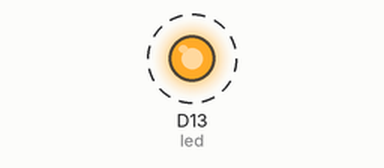
Recording of a program running on a simulated CircuitPython board. Shown: output pins drawn as LEDs (lit = HIGH). Dashed ring = blinking. No radio messages arrive unless stated (any console line starting 'radio sent:' is added by the test bench); what the program prints to the serial console is not drawn.

Above: at 0.5 s.
Timing chart, 0 to 4.7 s (numbered marks = the images above):
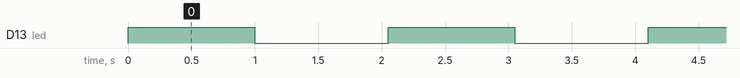

The program:

sender.py
```python
import board
import busio
import digitalio
import time

spi = busio.SPI(board.SCK, MOSI=board.MOSI, MISO=board.MISO)
cs = digitalio.DigitalInOut(board.RFM9X_CS)
reset = digitalio.DigitalInOut(board.RFM9X_RST)
import adafruit_rfm9x
r = adafruit_rfm9x.RFM9x(spi, cs, reset, 915.0)
led = digitalio.DigitalInOut(board.D13)
led.direction = digitalio.Direction.OUTPUT


def send(message):
    r.send(message)

def receive(timeout):
    result=r.receive(timeout=timeout)
    return result

while True:
    led.value=True
    time.sleep(1)
    led.value=False
    time.sleep(1)
    msg='hallo!'
    send(msg)
    print(msg)
```

Measured:
- by itself, D13 (led): alternates HIGH for 1.0 s and LOW for 1.1 s
